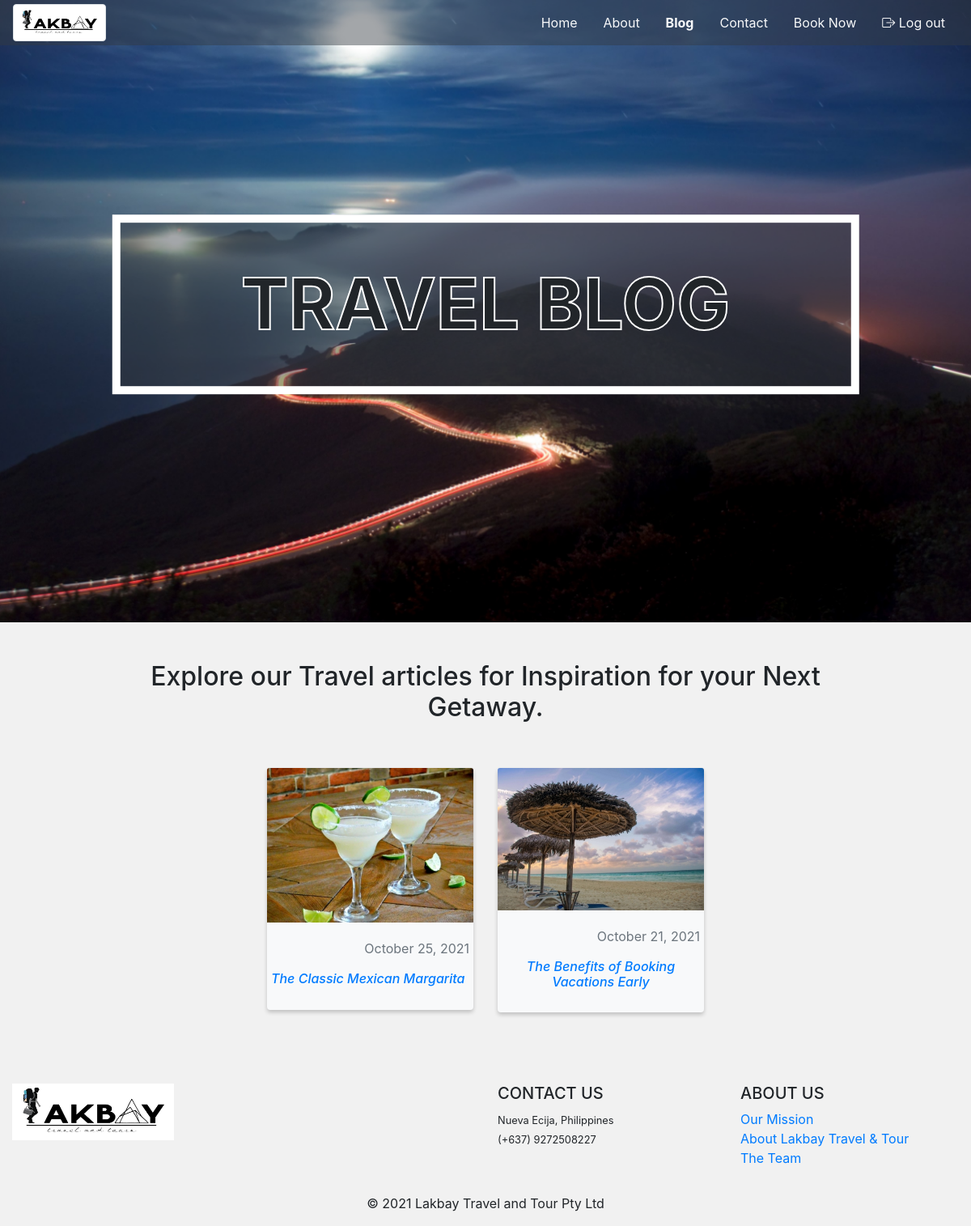
The app's page /pages/nav_blog.php (signed in) with its own data.
### tables this page shows
CREATE TABLE `blog` (
  `blog_id` int(11) NOT NULL,
  `title` varchar(50) NOT NULL,
  `author` varchar(100) NOT NULL,
  `cover` varchar(100) NOT NULL,
  `content` varchar(3000) NOT NULL,
  `date` varchar(50) NOT NULL
);

### pages/nav_blog.php (the view, shortened to what this page needs)
?><!DOCTYPE html>
<html>
<head>
    <?php
    include "../config/connection.php";
    include "../includes/libraries.php";
    ?>
    <link rel="stylesheet" href="../CSS/navbar.css">
    <link rel="stylesheet" href="../CSS/index.css">
</head>
<body>
    <nav class="navbar fixed-top bg-dark-transparent navbar-expand-lg navbar-light">
        <a class="navbar-brand" href="#">
            <div class="logo-container">
                <img class="img-thumbnail logo" src="../images/LOGO/logo.jpg" alt="logo">
            </div>
        </a>
        <div class="collapse navbar-collapse flex-grow-1 text-right" id="myNavbar">
            <ul class="navbar-nav ml-auto flex-nowrap ">
                <li class="nav-item ">
                    <a href="../index.php" class="nav-link m-2 menu-item text-light">Home</a>
                </li>
                <li class="nav-item">
                    <a href="nav_about_us.php" class="nav-link m-2 menu-item text-light">About</a>
                </li>
                <li class="nav-item  active">
                    <a href="nav_blog" class="nav-link m-2 menu-item text-light nav-active">Blog</a>
                </li>
                <li class="nav-item">
                    <a href="nav_contact_us.php" class="nav-link m-2 menu-item text-light  ">Contact</a>
                </li>
                <li class="nav-item">
                    <a href="nav_book.php" class="nav-link m-2 menu-item text-light">Book Now</a>
                </li>
                <li class="nav-item">
                    <a href="../php/session_logout.php" class="nav-link m-2 menu-item text-light"><i class="bi bi-box-arrow-right"></i> Log out</a>
                </li>
            </ul>
        </div>
    </nav>
    <div class="fluid-container mb-5">
        <div class="row">
            <div class="col p-0">
                <img class="w-100" src="../images/BLOG/Image 1.png" alt="">
                <div class="center text-center w-75">
                    <p class="display-2 font-weight-bold p-5 bg-dark-transparent cover-heading bw-10 bs-solid bc-dark"> TRAVEL BLOG </p>
                </div>
            </div>
        </div>
    </div>
    <div class="container mx-auto mb-5">
        <div class="row justify-content-center mb-5">
            <div class="col-12 col-md-10 col-lg-10 text-center h2">
                Explore our Travel articles for Inspiration
                for your Next Getaway.
            </div>
        </div>
        <div class="row justify-content-center">
            <?php
            $sql = "SELECT * FROM blog";
            $result = mysqli_query($conn, $sql);
            if (mysqli_num_rows($result) > 0) {
                while ($row = mysqli_fetch_assoc($result)) {
                    echo "<div class='col-12 col-md-4 col-lg-3 mb-3'>
                                <div class='bg-light rounded dropshadow'>
                                    <a href='blog_content.php?blog_id={$row['blog_id']}' class='blog-item'>
                                        <img src='../uploads/{$row['cover']}' class='card-img-top' alt='...'>
                                        <div class='card-body'>
                                            <div class='row justify-content-end'>
                                                <p class='text-secondary'>
                                                {$row['date']}
                                                </p>
                                            </div>
                                            <div class='row h6 text-center font-italic'>
                                            {$row['title']}
                                            </div>
                                        </div>
                                    </a>
                                </div>
                            </div>";
                }
            }
            ?>
        </div>
    </div>
    <footer class="page-footer font-small blue pt-4">
        <div class="container-fluid text-center text-md-left">
            <div class="row">
                <div class="col-md-6 mt-md-0 mt-3">
                    <img class="footer-logo" src="../images/LOGO/logo.jpg" alt="">
                </div>
                <div class="col-md-3 mb-md-0 mb-3">
                    <h5 class="text-uppercase">CONTACT US</h5>
                    <small>Nueva Ecija, Philippines<br>
                        (+637) 9272508227</small>
                </div>
                <div class="col-md-3 mb-md-0 mb-3">
                    <h5 class="text-uppercase">ABOUT US</h5>
                    <ul class="list-unstyled">
                        <li>
                            <a href="#!">Our Mission</a>
                        </li>
                        <li>
                            <a href="#!">About Lakbay Travel & Tour</a>
                        </li>
                        <li>
                            <a href="#!">The Team</a>
                        </li>
                    </ul>
                </div>
            </div>
        </div>
        <div class="footer-copyright text-center py-3">© 2021 Lakbay Travel and Tour Pty Ltd
        </div>
    </footer>
</body>
</html>

### includes/libraries.php (shortened to what this page needs)
<link rel="stylesheet" href="https://maxcdn.bootstrapcdn.com/bootstrap/4.0.0/css/bootstrap.min.css">
<link rel="stylesheet" href="https://cdn.jsdelivr.net/npm/bootstrap-icons@1.3.0/font/bootstrap-icons.css">
<link rel="stylesheet" href="">
<link rel="stylesheet" href="https://cdnjs.cloudflare.com/ajax/libs/bootstrap-datepicker/1.9.0/css/bootstrap-datepicker.min.css" />
<link rel="stylesheet" href="https://cdn.jsdelivr.net/npm/@fortawesome/fontawesome-free@5.15.4/css/fontawesome.min.css">
<link rel="stylesheet" href="https://pro.fontawesome.com/releases/v5.10.0/css/all.css" />

### CSS/navbar.css (style rules this page uses)
* { box-sizing: border-box; font-family: 'Segoe UI', Tahoma, Geneva, Verdana, sans-serif; }
html { overflow-x: hidden; }
.dropshadow { box-shadow: 0px 3px 5px 0px rgba(0, 0, 0, 0.2); -webkit-box-shadow: 0px 3px 5px 0px rgba(0, 0, 0, 0.2); -moz-box-shadow: 0px 3px 5px 0px rgba(0, 0, 0, 0.2); }
.navbar { width: 100%; padding-top: 0; padding-bottom: 0; }
.logo-container { width: 115px; height: auto; object-fit: contain; }
.nav-active { font-weight: bold; }
.footer-logo { width: 200px; }
.center { margin: 0; position: absolute; top: 50%; left: 50%; -ms-transform: translate(-50%, -50%); transform: translate(-50%, -50%); }
.bw-10 { border-width: 10px; }
.bs-solid { border-style: solid; }
.bc-dark { border-color: #ffffff; }

### CSS/index.css (style rules this page uses)
* { font-family: -apple-system, BlinkMacSystemFont, 'Segoe UI', Roboto, Oxygen, Ubuntu, Cantarell, 'Open Sans', 'Helvetica Neue', sans-serif; }
body { background: #f1f1f1; }
.bg-dark-transparent { background: #343a4073 !important; }
.cover-heading { -webkit-text-stroke-width: 2px; -webkit-text-stroke-color: white; }
.dropshadow { box-shadow: 0px 3px 5px 0px rgba(0, 0, 0, 0.2); -webkit-box-shadow: 0px 3px 5px 0px rgba(0, 0, 0, 0.2); -moz-box-shadow: 0px 3px 5px 0px rgba(0, 0, 0, 0.2); }

### records on screen
blog: cover (picture), date "October 25, 2021", title "The Classic Mexican Margarita"
blog: cover (picture), date "October 21, 2021", title "The Benefits of Booking Vacations Early"
